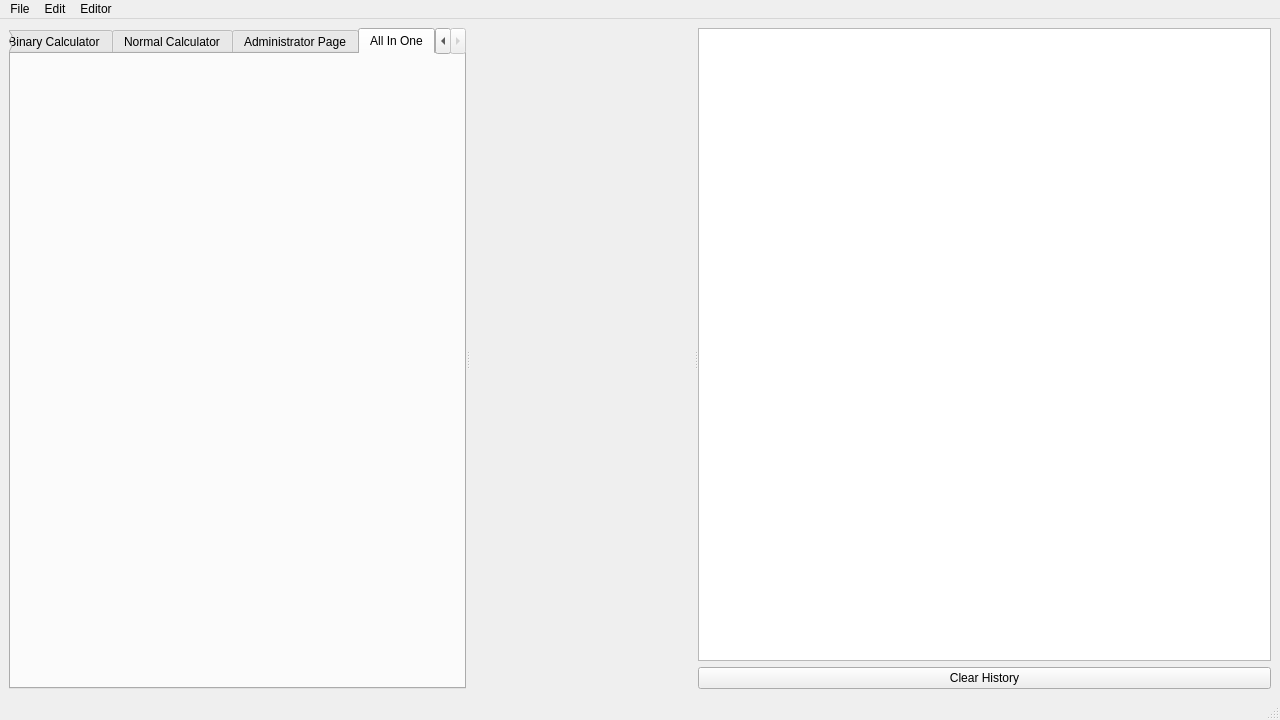
<?xml version="1.0" encoding="UTF-8"?>
<ui version="4.0">
 <class>MainWindow</class>
 <widget class="QMainWindow" name="MainWindow">
  <property name="windowModality">
   <enum>Qt::ApplicationModal</enum>
  </property>
  <property name="geometry">
   <rect>
    <x>0</x>
    <y>0</y>
    <width>1280</width>
    <height>720</height>
   </rect>
  </property>
  <property name="windowTitle">
   <string>MatrixCal</string>
  </property>
  <property name="autoFillBackground">
   <bool>false</bool>
  </property>
  <property name="styleSheet">
   <string notr="true"/>
  </property>
  <widget class="QWidget" name="centralwidget">
   <layout class="QVBoxLayout" name="verticalLayout_2">
    <item>
     <widget class="QSplitter" name="splitter">
      <property name="orientation">
       <enum>Qt::Horizontal</enum>
      </property>
      <widget class="QTabWidget" name="tabWidget">
       <property name="currentIndex">
        <number>6</number>
       </property>
       <widget class="MatrixEditorPersistent" name="MatrixEditor">
        <attribute name="title">
         <string>Matrix Editor</string>
        </attribute>
       </widget>
       <widget class="MatrixCalculationPersistent" name="MatrixCalculation">
        <attribute name="title">
         <string>Matrix Calculation</string>
        </attribute>
       </widget>
       <widget class="EquationSolverPersistent" name="LinearSolver">
        <attribute name="title">
         <string>Linear Solver</string>
        </attribute>
       </widget>
       <widget class="BinaryCalculatorPersistent" name="BinaryCalculator">
        <attribute name="title">
         <string>Binary Calculator</string>
        </attribute>
       </widget>
       <widget class="NormalCalculator" name="NormalCalculator">
        <attribute name="title">
         <string>Normal Calculator</string>
        </attribute>
       </widget>
       <widget class="AdminPage" name="AdminPage">
        <attribute name="title">
         <string>Administrator Page</string>
        </attribute>
       </widget>
       <widget class="AllInOneCalculatorPersistent" name="tab">
        <attribute name="title">
         <string>All In One</string>
        </attribute>
       </widget>
      </widget>
      <widget class="SearchListView" name="listView" native="true"/>
      <widget class="QWidget" name="layoutWidget">
       <layout class="QVBoxLayout" name="verticalLayout">
        <item>
         <widget class="QListView" name="StatesList"/>
        </item>
        <item>
         <widget class="QPushButton" name="pushButton">
          <property name="text">
           <string>Clear History</string>
          </property>
         </widget>
        </item>
       </layout>
      </widget>
     </widget>
    </item>
   </layout>
  </widget>
  <widget class="QStatusBar" name="statusbar"/>
  <widget class="QMenuBar" name="menubar">
   <property name="geometry">
    <rect>
     <x>0</x>
     <y>0</y>
     <width>1280</width>
     <height>21</height>
    </rect>
   </property>
   <widget class="QMenu" name="menuFile">
    <property name="title">
     <string>File</string>
    </property>
   </widget>
   <widget class="QMenu" name="menuEditor">
    <property name="title">
     <string>Editor</string>
    </property>
    <addaction name="actionAdd_to_list"/>
   </widget>
   <widget class="QMenu" name="menuEdit">
    <property name="title">
     <string>Edit</string>
    </property>
    <addaction name="actionPreferences"/>
   </widget>
   <addaction name="menuFile"/>
   <addaction name="menuEdit"/>
   <addaction name="menuEditor"/>
  </widget>
  <action name="actionAdd_to_list">
   <property name="text">
    <string>Store matrix</string>
   </property>
  </action>
  <action name="actionPreferences">
   <property name="text">
    <string>Preferences...</string>
   </property>
   <property name="shortcut">
    <string>Ctrl+P</string>
   </property>
  </action>
 </widget>
 <customwidgets>
  <customwidget>
   <class>MatrixEditorPersistent</class>
   <extends>QWidget</extends>
   <header>ui.widgets.MatrixEditor.MatrixEditor</header>
   <container>1</container>
  </customwidget>
  <customwidget>
   <class>SearchListView</class>
   <extends>QWidget</extends>
   <header>ui.views.SearchListView</header>
   <container>1</container>
  </customwidget>
  <customwidget>
   <class>EquationSolverPersistent</class>
   <extends>QWidget</extends>
   <header>ui.widgets.EquationSolver.EquationSolver</header>
   <container>1</container>
  </customwidget>
  <customwidget>
   <class>MatrixCalculationPersistent</class>
   <extends>QWidget</extends>
   <header>ui.widgets.MatrixCalculation.MatrixCalculation</header>
   <container>1</container>
  </customwidget>
  <customwidget>
   <class>BinaryCalculatorPersistent</class>
   <extends>QWidget</extends>
   <header>ui.widgets.BinaryCalculator.BinaryCalculator</header>
   <container>1</container>
  </customwidget>
  <customwidget>
   <class>AdminPage</class>
   <extends>QWidget</extends>
   <header>ui.widgets.AdminPage.AdminPage</header>
   <container>1</container>
  </customwidget>
  <customwidget>
   <class>NormalCalculator</class>
   <extends>QWidget</extends>
   <header>ui.widgets.NormalCalculator.NormalCalculator</header>
   <container>1</container>
  </customwidget>
  <customwidget>
   <class>AllInOneCalculatorPersistent</class>
   <extends>QWidget</extends>
   <header>ui.easyUI.AllInOneCalculator</header>
   <container>1</container>
  </customwidget>
 </customwidgets>
 <resources/>
 <connections>
  <connection>
   <sender>actionPreferences</sender>
   <signal>triggered()</signal>
   <receiver>MainWindow</receiver>
   <slot>showPreferencesDialog()</slot>
   <hints>
    <hint type="sourcelabel">
     <x>-1</x>
     <y>-1</y>
    </hint>
    <hint type="destinationlabel">
     <x>639</x>
     <y>359</y>
    </hint>
   </hints>
  </connection>
  <connection>
   <sender>pushButton</sender>
   <signal>clicked()</signal>
   <receiver>MainWindow</receiver>
   <slot>clearHistory()</slot>
   <hints>
    <hint type="sourcelabel">
     <x>896</x>
     <y>674</y>
    </hint>
    <hint type="destinationlabel">
     <x>890</x>
     <y>692</y>
    </hint>
   </hints>
  </connection>
 </connections>
 <slots>
  <slot>showPreferencesDialog()</slot>
  <slot>clearHistory()</slot>
 </slots>
</ui>
